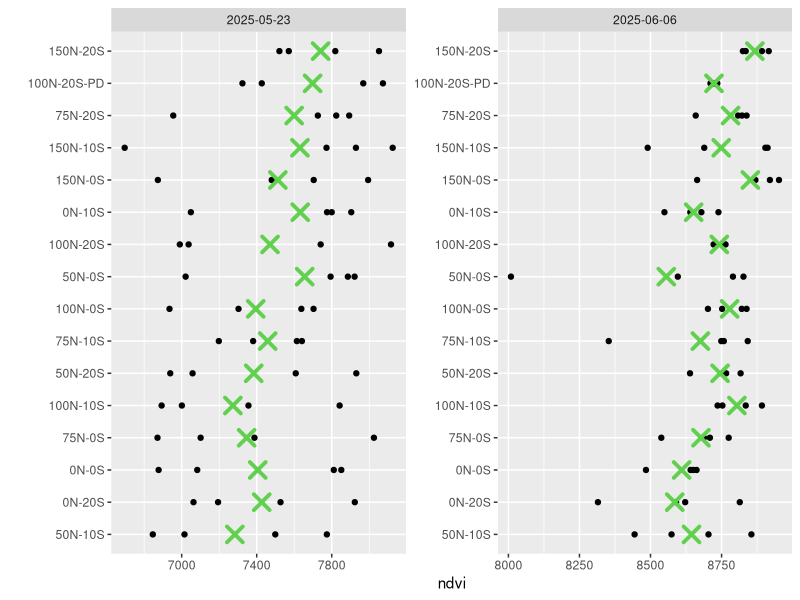
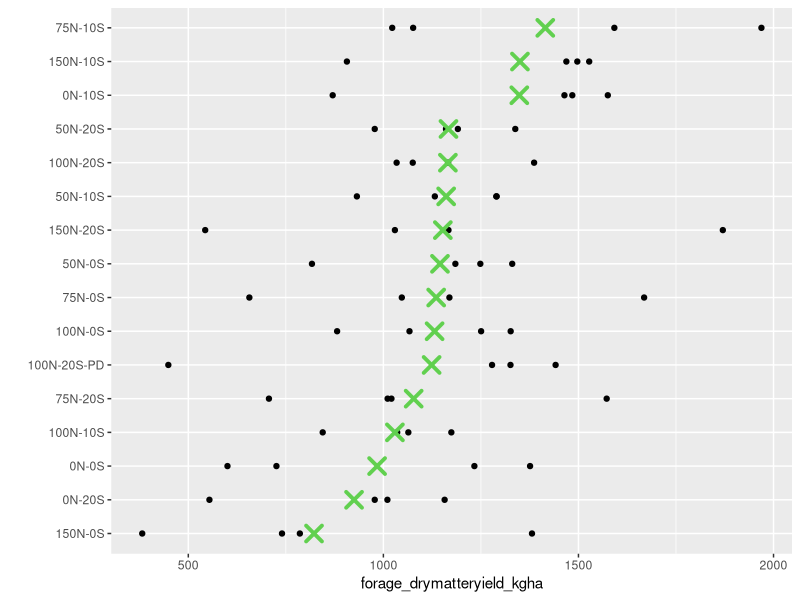
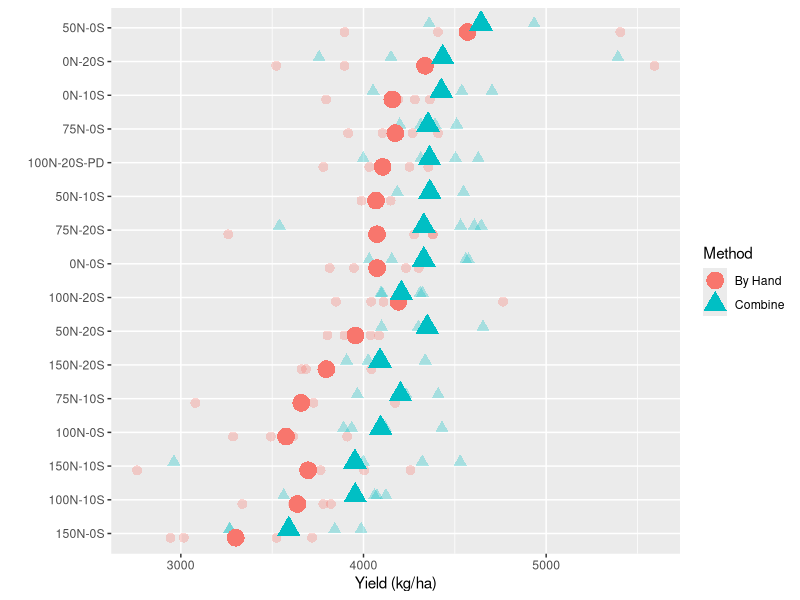
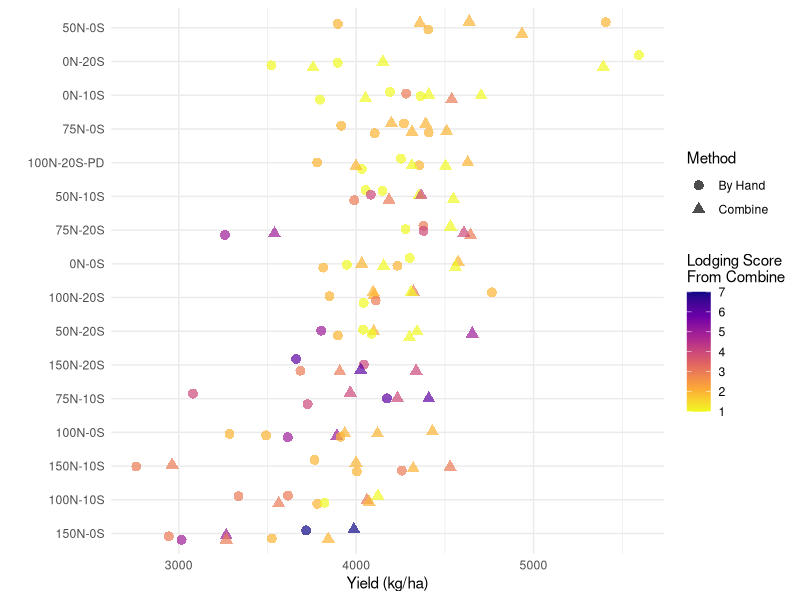

Write R code to recreate these figures, in order. (Note: this script raises an error after producing the figures.)
## ---- chunk 1
library(tidyverse)
setwd("C:/Users/jpuka/OneDrive/Documents/scs-lab_misc/nxs")
read.csv("NxS plot map and master - data_biomassyieldprotein.csv") -> dat

dat %>% 
  mutate(date = as.POSIXct(date)) -> dat


## ---- chunk 2
#| label: fig-ndvi
#| fig-cap: "NDVI across two sampling dates. X indicates mean within sampling date. Treatments are ordered where 150N-20S is highest mean NDVI across both dates and 50N-10S is lowest mean NDVI when averaged across both dates."

dat %>% 
  select(date, plots, block, treatment, ndvi) %>% 
  drop_na(ndvi) %>% 
  mutate(treatment = fct_reorder(treatment,ndvi,
                                 .fun = mean)) %>% 
  ggplot(aes(treatment,ndvi)) +
  geom_point() +
  stat_summary(
    geom = "point",
    fun = mean,
    col = 3,
    size = 4,
    shape = 4,
    stroke = 2
  ) +
  coord_flip() +
  facet_wrap(~date, 
             scales = "free") +
  labs(x="")
## ---- chunk 3
#| label: fig-biomass
#| fig-cap: "Forage dry matter yield on May 23"

dat %>% 
  # glimpse()
  select(date, plots, block, treatment, forage_drymatteryield_kgha) %>% 
  drop_na(forage_drymatteryield_kgha) %>% 
  mutate(treatment = fct_reorder(treatment,forage_drymatteryield_kgha,
                                 .fun = mean)) %>% 
  ggplot(aes(treatment,forage_drymatteryield_kgha)) +
  geom_point() +
  stat_summary(
    geom = "point",
    fun = mean,
    col = 3,
    size = 4,
    shape = 4,
    stroke = 2
  ) +
  coord_flip() +
  labs(x="")
## ---- chunk 4
#| label: fig-yieldkgha
#| fig-cap: "Grain yield in kilograms per hectare between the combine weight system vs the entire sample being brought back to lab and weighed. Note when weighed by hand the sample was dryer so this explains lower weights. Outlier removed."
dat %>% 
  filter(grain_kgha_byhand<7000) %>% 
  select(date, plots, block, treatment,
         grain_kgha_harvestMaster,
         grain_kgha_byhand) %>% 
  drop_na(grain_kgha_harvestMaster, grain_kgha_byhand) %>% 
  pivot_longer(
    cols = c(grain_kgha_harvestMaster, grain_kgha_byhand),
    names_to = "method",
    values_to = "yield"
  ) %>% 
  mutate(method = recode(method,
                         grain_kgha_harvestMaster = "Combine",
                         grain_kgha_byhand = "By Hand")) %>% 
  mutate(treatment = fct_reorder(treatment, yield, .fun = mean)) %>% 
  ggplot(aes(x = treatment, y = yield, color = method, shape = method)) +
  geom_point(position = position_dodge(width = 0.5), size = 3, alpha = 0.3) +
  stat_summary(
    aes(color = method, shape = method),
    geom = "point",
    fun = mean,
    position = position_dodge(width = 0.5),
    size = 5,
    stroke = 1.5
  ) +
  coord_flip() +
  labs(x = "",
       y = "Yield (kg/ha)",
       color = "Method",
       shape = "Method")
## ---- chunk 5
#| label: fig-yieldkghalodging
#| fig-cap: "Grain yield estimation from combine with lodging scores where 1 = no lodging and 9 = flat on the ground."

dat %>%
  filter(grain_kgha_harvestMaster < 7000, grain_kgha_byhand < 7000) %>%
  select(treatment, grain_kgha_harvestMaster, grain_kgha_byhand, lodging_score_atharvest) %>%
  drop_na() %>%
  pivot_longer(
    cols = c(grain_kgha_harvestMaster, grain_kgha_byhand),
    names_to = "method",
    values_to = "yield"
  ) %>%
  mutate(
    method = recode(method,
                    grain_kgha_harvestMaster = "Combine",
                    grain_kgha_byhand = "By Hand"),
    treatment = fct_reorder(treatment, yield, .fun = mean)
  ) %>%
  ggplot(aes(x = treatment, y = yield, color = lodging_score_atharvest, shape = method)) +
  geom_point(size = 3, alpha = 0.7, position = position_jitter(width = 0.2)) +
  scale_color_viridis_c(option = "plasma", direction = -1, name = "Lodging Score\nFrom Combine") +
  scale_shape_manual(values = c("Combine" = 17, "By Hand" = 16)) +  # triangle for Combine, circle for By Hand
  coord_flip() +
  labs(
    x = "",
    y = "Yield (kg/ha)",
    shape = "Method"
  ) +
  theme_minimal()


## ---- chunk 6
#| label: fig-yieldkghalodgingdrone
#| fig-cap: "Grain yield estimation from drone photos with lodging scores where 1 = no lodging and 9 = flat on the ground."

dat %>%
  filter(grain_kgha_harvestMaster < 7000, grain_kgha_byhand < 7000) %>%
  # glimpse()
  select(treatment, grain_kgha_harvestMaster, grain_kgha_byhand, lodging_score_drone) %>%
  drop_na() %>%
  pivot_longer(
    cols = c(grain_kgha_harvestMaster, grain_kgha_byhand),
    names_to = "method",
    values_to = "yield"
  ) %>%
  mutate(
    method = recode(method,
                    grain_kgha_harvestMaster = "Combine",
                    grain_kgha_byhand = "By Hand"),
    treatment = fct_reorder(treatment, yield, .fun = mean)
  ) %>%
  ggplot(aes(x = treatment, y = yield, color = lodging_score_drone, shape = method)) +
  geom_point(size = 3, alpha = 0.7, position = position_jitter(width = 0.2)) +
  scale_color_viridis_c(option = "plasma", direction = -1, name = "Lodging Score\nFrom Drone") +
  scale_shape_manual(values = c("Combine" = 17, "By Hand" = 16)) +  # triangle for Combine, circle for By Hand
  coord_flip() +
  labs(
    x = "",
    y = "Yield (kg/ha)",
    shape = "Method"
  ) +
  theme_minimal()

## ---- chunk 7
#| label: fig-testweight
#| fig-cap: "Grain test weight values were reasonable using  using the Perten 5200 (i.e. By Hand) and were mostly mirrored by on board test weight estimator on combine, but those values will require a correction"


# Calculate mean test weight by treatment for By Hand
byhand_order <- dat %>%
  drop_na(grain_testweight_lbbu_byhand_grainsensor) %>%
  group_by(treatment) %>%
  summarize(mean_byhand = mean(grain_testweight_lbbu_byhand_grainsensor, na.rm = TRUE)) %>%
  arrange(mean_byhand) %>%
  pull(treatment)

dat %>% 
  filter(grain_kgha_byhand < 7000) %>% 
  select(date, plots, block, treatment,
         grain_testweight_lbbu_harvestMaster,
         grain_testweight_lbbu_byhand_grainsensor) %>% 
  drop_na(grain_testweight_lbbu_harvestMaster, grain_testweight_lbbu_byhand_grainsensor) %>% 
  pivot_longer(
    cols = c(grain_testweight_lbbu_harvestMaster, grain_testweight_lbbu_byhand_grainsensor),
    names_to = "method",
    values_to = "test weight"
  ) %>% 
  mutate(method = recode(method,
                         grain_testweight_lbbu_harvestMaster = "Combine",
                         grain_testweight_lbbu_byhand_grainsensor = "By Hand")) %>%
  # Reorder factor using By Hand order
  mutate(treatment = factor(treatment, levels = byhand_order)) %>% 
  ggplot(aes(x = treatment, y = `test weight`, color = method, shape = method)) +
  geom_point(position = position_dodge(width = 0.5), size = 3, alpha = 0.3) +
  stat_summary(
    aes(color = method, shape = method),
    geom = "point",
    fun = mean,
    position = position_dodge(width = 0.5),
    size = 5,
    stroke = 1.5
  ) +
  coord_flip() +
  facet_wrap(~method, scales = "free") +
  labs(x = "",
       y = "Test weight estimation (lb/bu)",
       color = "Method",
       shape = "Method")

## ---- chunk 8
#| label: fig-buacre
#| fig-cap: "Grain yield in bushels per acre using only the by hand method because the test weight data was unreliable from the combine."


# Step 1: Compute treatment order based on By Hand yield (kg/ha)
byhand_order <- dat %>%
  filter(grain_kgha_byhand < 7000) %>%
  drop_na(grain_kgha_byhand) %>%
  group_by(treatment) %>%
  summarize(mean_byhand = mean(grain_kgha_byhand, na.rm = TRUE)) %>%
  arrange(mean_byhand) %>%
  pull(treatment)

# Step 2: Main plot with corrected bu/acre
dat %>% 
  # glimpse()
  filter(grain_kgha_byhand < 7000) %>% 
  select(date, plots, block, treatment,
         grain_kgha_harvestMaster,
         grain_kgha_byhand,
         grain_testweight_lbbu_harvestMaster,
         grain_testweight_lbbu_byhand_grainsensor) %>% 
  drop_na(grain_kgha_harvestMaster, grain_kgha_byhand,
          grain_testweight_lbbu_harvestMaster,
          grain_testweight_lbbu_byhand_grainsensor) %>% 
  # Convert kg/ha → lb/acre → bu/acre
  mutate(
    lb_acre_byhand = grain_kgha_byhand * 2.20462 / 2.47105,
    lb_acre_harvestMaster = grain_kgha_harvestMaster * 2.20462 / 2.47105,
    bu_acre_byhand = lb_acre_byhand / grain_testweight_lbbu_byhand_grainsensor,
    bu_acre_harvestMaster = lb_acre_harvestMaster / grain_testweight_lbbu_harvestMaster
  ) %>% 
  # Pivot longer for plotting
  pivot_longer(
    cols = c(bu_acre_harvestMaster, bu_acre_byhand),
    names_to = "method",
    values_to = "bu_acre"
  ) %>% 
  mutate(method = recode(method,
                         bu_acre_harvestMaster = "Combine",
                         bu_acre_byhand = "By Hand"),
         # Reorder treatments using By Hand order
         treatment = factor(treatment, levels = byhand_order)) %>% 
  filter(method=="By Hand") %>% 
  ggplot(aes(x = treatment, y = bu_acre, color = method, shape = method)) +
  geom_point(position = position_dodge(width = 0.5), size = 3, alpha = 0.3) +
  stat_summary(
    aes(color = method, shape = method),
    geom = "point",
    fun = mean,
    position = position_dodge(width = 0.5),
    size = 5,
    stroke = 1.5
  ) +
  coord_flip() +
  labs(x = "",
       y = "Yield (bu/acre)",
       color = "Method",
       shape = "Method")


## ---- chunk 9
#| label: fig-moisturecontent
#| fig-cap: "Moisture content at harvest (combine) and after dryer (By Hand)."

# Step 1: Compute treatment order based on Combine moisture
combine_order <- dat %>%
  filter(grain_kgha_byhand < 7000) %>%
  drop_na(grain_moisturepercent_harvestMaster) %>%
  group_by(treatment) %>%
  summarize(mean_combine_moisture = mean(grain_moisturepercent_harvestMaster, na.rm = TRUE)) %>%
  arrange(mean_combine_moisture) %>%  # ascending order
  pull(treatment)


# Step 2: Main plot for grain moisture
dat %>% 
  filter(grain_kgha_byhand < 7000) %>% 
  select(date, plots, block, treatment,
         grain_moisturepercent_harvestMaster,
         grain_moisturepercent_byhand_grainsensor) %>% 
  drop_na(grain_moisturepercent_harvestMaster,
          grain_moisturepercent_byhand_grainsensor) %>% 
  pivot_longer(
    cols = c(grain_moisturepercent_harvestMaster,
             grain_moisturepercent_byhand_grainsensor),
    names_to = "method",
    values_to = "moisture_percent"
  ) %>% 
  mutate(method = recode(method,
                         grain_moisturepercent_harvestMaster = "Combine",
                         grain_moisturepercent_byhand_grainsensor = "By Hand"),
         # Reorder treatments using Combine moisture order
         treatment = factor(treatment, levels = combine_order)) %>% 
  ggplot(aes(x = treatment, y = moisture_percent, color = method, shape = method)) +
  geom_point(position = position_dodge(width = 0.5), size = 3, alpha = 0.3) +
  stat_summary(
    aes(color = method, shape = method),
    geom = "point",
    fun = mean,
    position = position_dodge(width = 0.5),
    size = 5,
    stroke = 1.5
  ) +
  coord_flip() +
  labs(x = "",
       y = "Grain moisture (%)",
       color = "Method",
       shape = "Method")

## ---- chunk 10
#| label: fig-protein
#| fig-cap: "Protein content predicted by NIRS using wheat equation"

dat %>% 
  # glimpse()
  select(date, plots, block, treatment, protein_estimated_NIRS) %>% 
  drop_na(protein_estimated_NIRS) %>% 
  mutate(treatment = fct_reorder(treatment,protein_estimated_NIRS,
                                 .fun = mean)) %>% 
  ggplot(aes(treatment,protein_estimated_NIRS)) +
  geom_point() +
  stat_summary(
    geom = "point",
    fun = mean,
    col = 3,
    size = 4,
    shape = 4,
    stroke = 2
  ) +
  coord_flip() +
  labs(x="")
